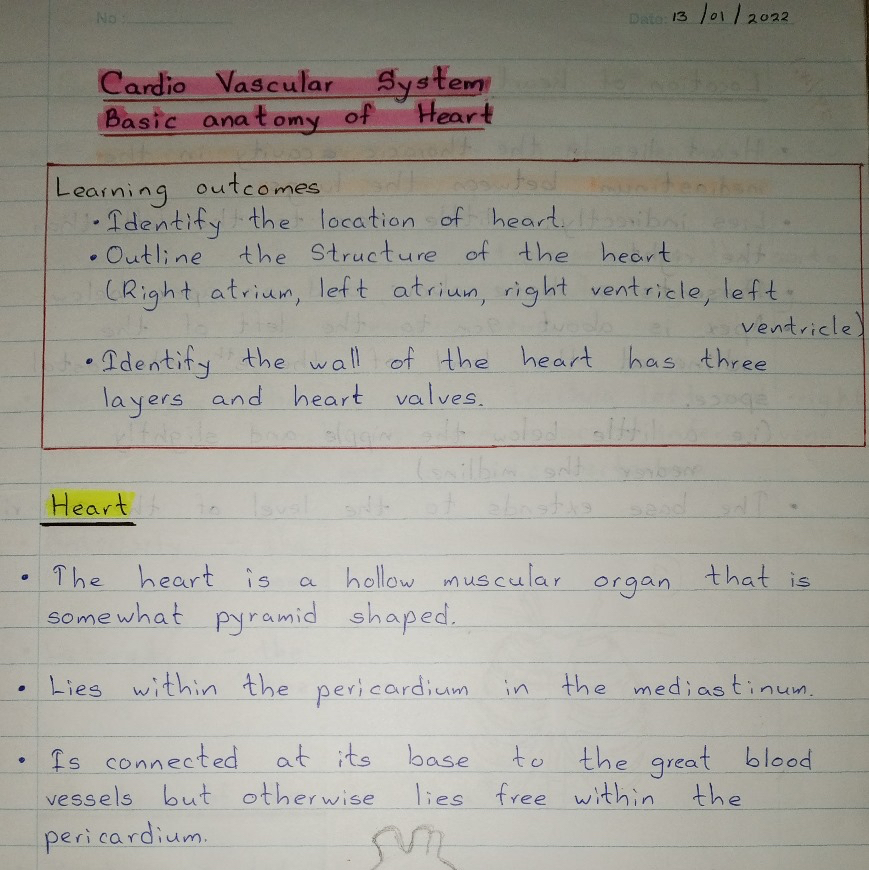
#> input picture dyslexia/temp_image.png, 869 x 870 px
$ python -i WritingBox.py   (imports and definitions only)
#> lines starting #> are read from the running program, lines starting #| are printed output that depends on the picture; after the words box and inside, x2 and y2 are one past the last pixel; in counts of white or black regions, pixels touching at a corner belong together
import cv2
import numpy as np
from flask import Flask, request, jsonify
import os

# [1 line not run here, left out]
UPLOAD_FOLDER = 'uploads'
# [1 line not run here, left out]

# [16 lines that did not run here, left out]

def analyze_blocks(image_path):
#> called with image_path = '../dyslexia/temp_image.png'
    image = cv2.imread(image_path)
#> image is the input picture: shape (870, 869, 3); mean B, G, R 149.8, 158.4, 161
    gray = cv2.cvtColor(image, cv2.COLOR_BGR2GRAY)
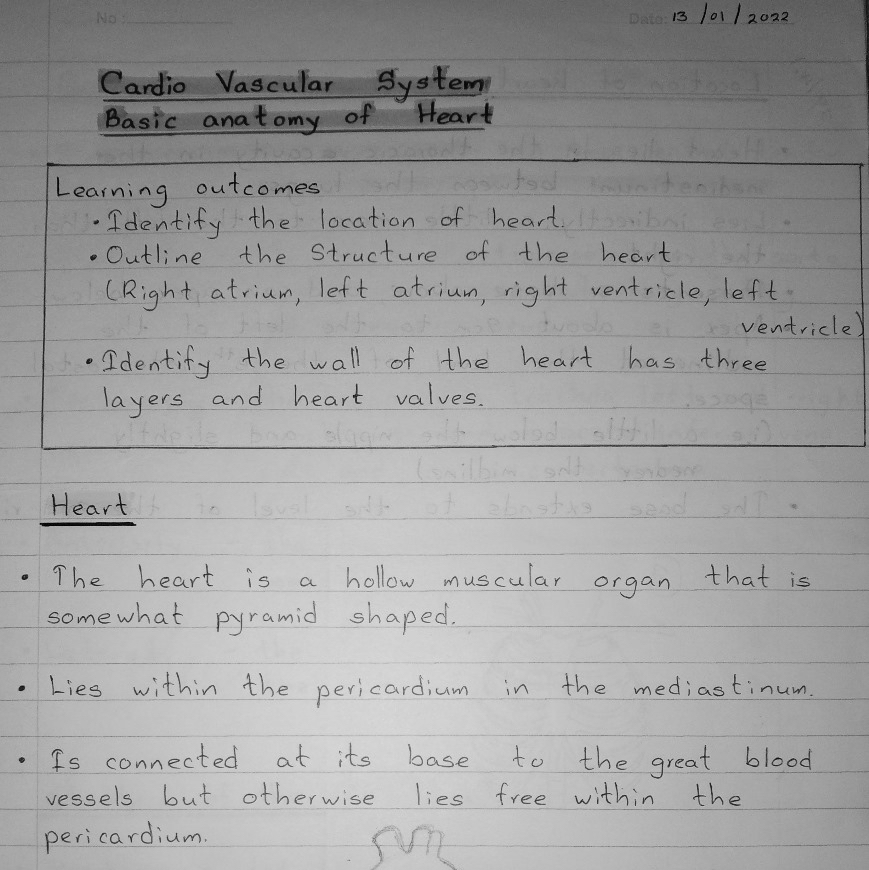
#> gray: shape (870, 869); min 1, max 222, mean 158.2

    # Apply edge detection to detect boxes
    edged = cv2.Canny(gray, 50, 150)
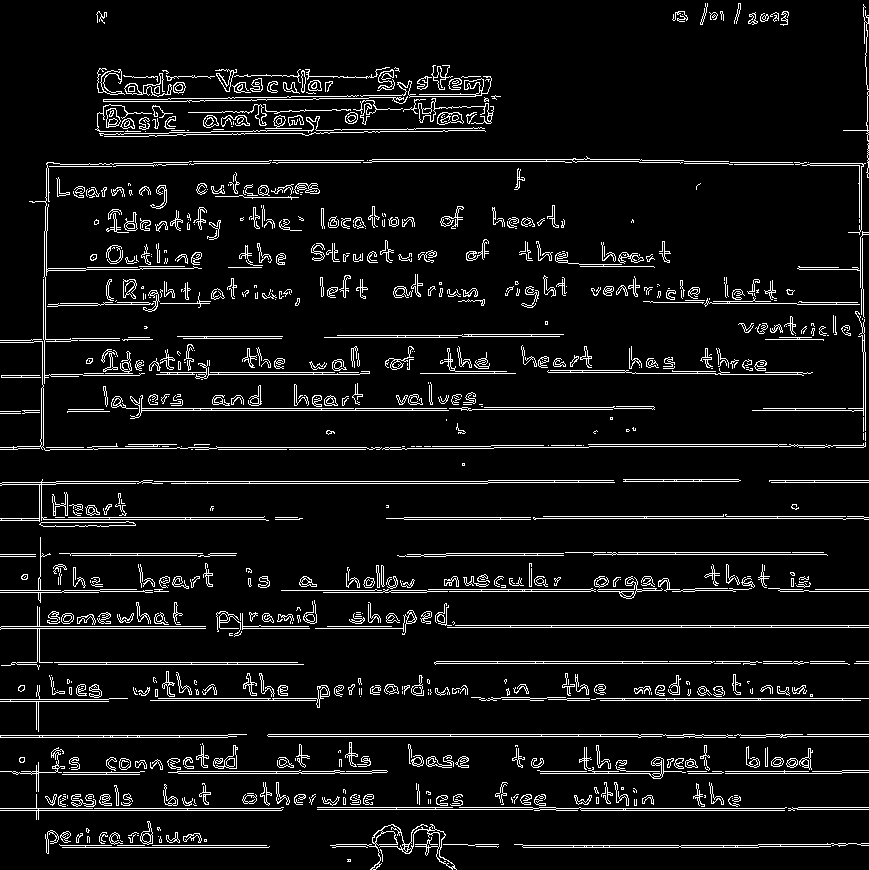
#> edged: shape (870, 869); 7% white in thin lines or dots
    contours, _ = cv2.findContours(edged, cv2.RETR_EXTERNAL, cv2.CHAIN_APPROX_SIMPLE)
#> contours = 820 contours, 537 with area under 20; largest, box (x1, y1, x2, y2) and area: (267, 734, 736, 738) 834, (154, 480, 615, 484) 788, (447, 625, 869, 628) 678, (330, 824, 457, 870) 643, (514, 843, 869, 848) 531

    boxes = []
    for contour in contours:
        x, y, w, h = cv2.boundingRect(contour)
        if w > 30 and h > 30:  # Ignore small contours
            boxes.append((x, y, w, h))
#> this loop made 820 passes
#> (x, y, w, h) on passes 1 to 3: (347, 859, 4, 3), (380, 849, 3, 13), (476, 846, 23, 2)
#> after the loop, boxes = [(330, 824, 127, 46), (0, 747, 65, 45), (0, 685, 128, 47), (0, 606, 206, 64), (0, 537, 61, 54), (0, 479, 269, 43), (0, 341, 382, 110), (752, 311, 114, 120), (797, 231, 72, 57), (802, 163, 64, 72), (29, 161, 173, 223)]

    # Sort boxes by position
    boxes = sorted(boxes, key=lambda b: (b[1], b[0]))
#> boxes = [(29, 161, 173, 223), (802, 163, 64, 72), (797, 231, 72, 57), (752, 311, 114, 120), (0, 341, 382, 110), (0, 479, 269, 43), (0, 537, 61, 54), (0, 606, 206, 64), (0, 685, 128, 47), (0, 747, 65, 45), (330, 824, 127, 46)]

    text_ratios = []

    # Check if text is inside the box
    for (x, y, w, h) in boxes:
        roi = gray[y:y+h, x:x+w]
        _, thresholded = cv2.threshold(roi, 128, 255, cv2.THRESH_BINARY_INV)

        text_pixels = np.count_nonzero(thresholded)
        total_pixels = w * h
        text_ratio = text_pixels / total_pixels

        text_ratios.append(text_ratio)
#> this loop made 11 passes
#> (x, y, w, h, text_pixels, total_pixels, text_ratio) on passes 1 to 11: (29, 161, 173, 223, 3985, 38579, 0.103), (802, 163, 64, 72, 4527, 4608, 0.982), (797, 231, 72, 57, 2341, 4104, 0.57), (752, 311, 114, 120, 1254, 13680, 0.0917), (0, 341, 382, 110, 2328, 42020, 0.0554), (0, 479, 269, 43, 354, 11567, 0.0306), (0, 537, 61, 54, 100, 3294, 0.0304), (0, 606, 206, 64, 375, 13184, 0.0284), (0, 685, 128, 47, 168, 6016, 0.0279), (0, 747, 65, 45, 108, 2925, 0.0369), (330, 824, 127, 46, 17, 5842, 0.00291)
#> pass 1, in analyze_blocks, `roi = gray[y:y+h, x:x+w]`:
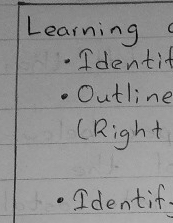
#> roi: shape (223, 173); min 1, max 184, mean 143.3
#> pass 1, in analyze_blocks, `_, thresholded = cv2.threshold(roi, 128, 255, cv2.THRESH_BINARY_INV)`:
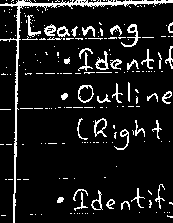
#> thresholded: shape (223, 173); 10.3% white in thin lines or dots
#> pass 2, in analyze_blocks, `_, thresholded = cv2.threshold(roi, 128, 255, cv2.THRESH_BINARY_INV)`:
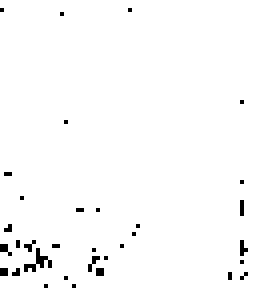
#> thresholded: shape (72, 64) (shown 4 times larger); 98.2% white; black in thin lines or dots
#> after the loop:
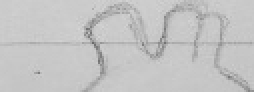
#> roi: shape (46, 127) (shown 2 times larger); min 107, max 213, mean 195.4
#> after the loop:
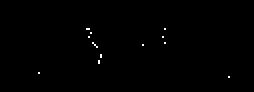
#> thresholded: shape (46, 127) (shown 2 times larger); 0.29% white in thin lines or dots, all inside (x1, y1, x2, y2) = (19, 14, 115, 39)
#> after the loop, text_ratios = [0.103, 0.982, 0.57, 0.0917, 0.0554, 0.0306, 0.0304, 0.0284, 0.0279, 0.0369, 0.00291]

    # Calculate average text ratio
    if text_ratios:
        avg_text_ratio = sum(text_ratios) / len(text_ratios)
#> avg_text_ratio = 0.178
    else:
        avg_text_ratio = 0  # No detected boxes

    # Define threshold for dysgraphia potential
    threshold = 0.5  # Adjust as needed
    review = "High Potential Dysgraphia" if avg_text_ratio > threshold else "Low Potential Dysgraphia"
#> review = 'Low Potential Dysgraphia'

    return avg_text_ratio * 100, review  # Return percentage and review

# [2 lines not run here, left out]

>>> result = analyze_blocks('../dyslexia/temp_image.png')
#> result = (17.82, 'Low Potential Dysgraphia')
